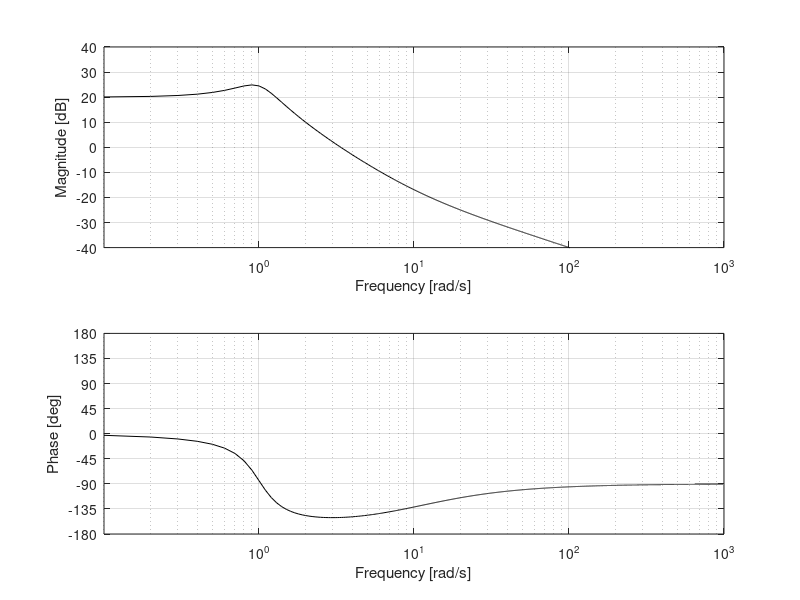

Here is the MATLAB script that generated this plot:
% Bode Plot Generator
% Created by Evan Schimmel on 10/26/2021
% Free for editing and distribution
% If you encounter issues, email schimmer@rose-hulman.edu

close all
clear all
clc

% Specify stepsize, 0.1 is plenty small
stepsize = 0.1;
i=0;

% Loop over frequencies
for omega = 0.1:stepsize:1000
    i=i+1;
    s = omega*1i;
    
    % **** ADD YOUR TRANSFER FUNCTION HERE ****
    TF_numer = s+10;
    TF_denom = s^2+0.6*s+1;
    % **** ADD YOUR TRANSFER FUNCTION HERE ****
    
    % Calculations for plots
    freq(i) = omega;
    re_numer = real(TF_numer);
    im_numer = imag(TF_numer);
    re_denom = real(TF_denom);
    im_denom = imag(TF_denom);
    FRF_mag = (sqrt((re_numer)^2+(im_numer)^2)) / (sqrt((re_denom)^2+(im_denom)^2));
    DB_mag(i) = 20*log10(abs(FRF_mag));
    numer_phase = atand(im_numer/re_numer);
    denom_phase = atand(im_denom/re_denom);
    if im_numer > 0 && re_numer < 0
        numer_phase = 180 + numer_phase;
    elseif im_denom > 0 && re_denom < 0
        denom_phase = 180 + denom_phase;
    elseif im_numer < 0 && re_numer < 0
        numer_phase = 180 + numer_phase;
    elseif im_denom < 0 && re_denom < 0
        denom_phase = 180 + denom_phase;
    end
    FRF_phase(i) = numer_phase - denom_phase;
end

% Create magnitude and phase plots
figure
set(gcf, 'color', 'w')
subplot(2,1,1)
plot(freq,DB_mag,'k-')
set(gca, 'XScale','log');
xlabel('Frequency [rad/s]')
ylabel('Magnitude [dB]')
axis([0.1 1000 -40 40])
xticks([10e-1 10e0 10e1 10e2 10e3]);
yticks([-40 -30 -20 -10 0 10 20 30 40]);
grid
subplot(2,1,2)
plot(freq,FRF_phase,'k-')
set(gca, 'XScale','log');
xlabel('Frequency [rad/s]')
ylabel('Phase [deg]')
axis([0.1 1000 -180 180])
xticks([10e-1 10e0 10e1 10e2 10e3]);
yticks([-180 -135 -90 -45 0 45 90 135 180]);
grid